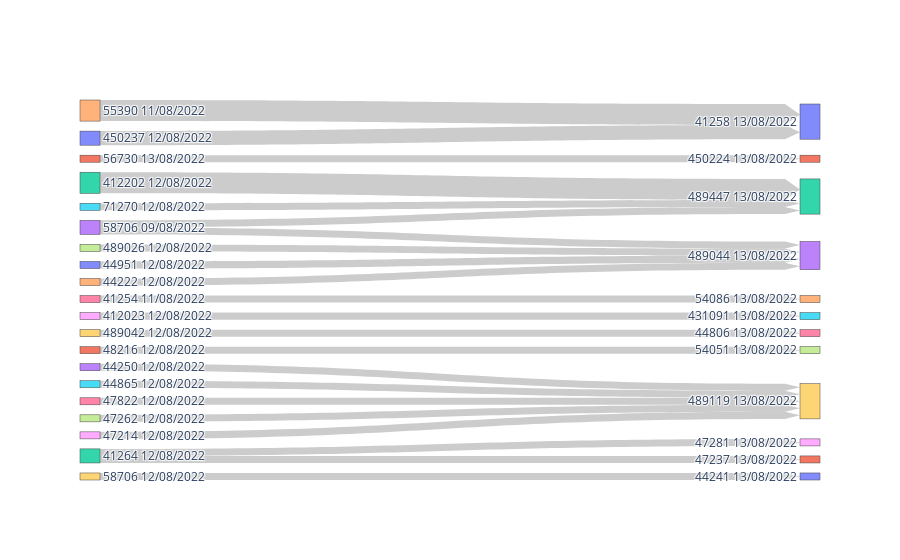

Notebook cell for this chart:
### Code cell
from display_sankey import *

input_directory_path = r"./"
# input_file_name = "instance_WPY_simple.xlsx"
input_file_name = "instance_WPY_realiste_jalon1.xlsx"
input_file_path = os.path.join(input_directory_path, input_file_name)

filter_on_departure_date = True
departure_date_filter = "13/08/2022"

input_df = pd.read_excel(
    input_file_path,
    sheet_name=CORRESPONDANCES_SHEET,
    converters={
        CorrespondanceColumnNames.WAGON_ID: str,
        CorrespondanceColumnNames.ARRIVAL_DATE: str,
        CorrespondanceColumnNames.ARRIVAL_TRAIN_NUMBER: str,
        CorrespondanceColumnNames.DEPARTURE_DATE: str,
        CorrespondanceColumnNames.DEPARTURE_TRAIN_NUMBER: str,
    },
)

if filter_on_departure_date:
    input_df = input_df[
        input_df[CorrespondanceColumnNames.DEPARTURE_DATE]
        == departure_date_filter
    ]

input_df[CorrespondanceColumnNames.ARRIVAL_TRAIN_ID] = (
    input_df[CorrespondanceColumnNames.ARRIVAL_TRAIN_NUMBER]
    + " "
    + input_df[CorrespondanceColumnNames.ARRIVAL_DATE]
)
arrival_train_ids = (
    input_df[CorrespondanceColumnNames.ARRIVAL_TRAIN_ID]
    .drop_duplicates()
    .values.tolist()
)
arrival_train_idx_per_id = {
    train_id: train_idx for train_idx, train_id in enumerate(arrival_train_ids)
}
arrival_trains_amount = len(arrival_train_idx_per_id)

input_df[CorrespondanceColumnNames.DEPARTURE_TRAIN_ID] = (
    input_df[CorrespondanceColumnNames.DEPARTURE_TRAIN_NUMBER]
    + " "
    + input_df[CorrespondanceColumnNames.DEPARTURE_DATE]
)
departure_train_ids = (
    input_df[CorrespondanceColumnNames.DEPARTURE_TRAIN_ID]
    .drop_duplicates()
    .values.tolist()
)
departure_train_idx_per_id = {
    train_id: train_idx
    for train_idx, train_id in enumerate(departure_train_ids)
}

link_sources = []
link_targets = []
link_values = []
idx_offset = arrival_trains_amount
link_idx = 0
link_idx_per_id = {}
for wagon_id, arrival_train_id, departure_train_id in zip(
    input_df[CorrespondanceColumnNames.WAGON_ID],
    input_df[CorrespondanceColumnNames.ARRIVAL_TRAIN_ID],
    input_df[CorrespondanceColumnNames.DEPARTURE_TRAIN_ID],
):
    link_id = get_link_id(arrival_train_id, departure_train_id)
    if link_id not in link_idx_per_id:
        link_sources.append(arrival_train_idx_per_id[arrival_train_id])
        link_targets.append(
            departure_train_idx_per_id[departure_train_id] + idx_offset
        )
        link_values.append(1)
        link_idx_per_id[link_id] = link_idx
        link_idx += 1
    else:
        link_values[link_idx_per_id[link_id]] += 1

fig = go.Figure(
    go.Sankey(
        arrangement="snap",
        node=dict(
            label=arrival_train_ids + departure_train_ids,
            pad=10,
            thickness=20,
        ),
        link=dict(
            arrowlen=15,
            source=link_sources,
            target=link_targets,
            value=link_values,
            hovertemplate="%{value} wagons<br />"
            'du sillon "%{source.label}"<br />'
            'au sillon "%{target.label}"<br /><extra></extra>',
        ),
    )
)
fig.show()

### Figure 1 — Plotly figure (JSON) as saved in the notebook; plotly's stock layout.template omitted (floating-point values rounded to 4 significant figures)
{"data": [{"arrangement": "snap", "link": {"arrowlen": 15, "hovertemplate": "%{value} wagons<br />du sillon \"%{source.label}\"<br />au sillon \"%{target.label}\"<br /><extra></extra>", "source": [0, 1, 2, 3, 4, 5, 3, 6, 7, 8, 9, 10, 11, 12, 13, 14, 15, 16, 17, 18, 19, 12], "target": [20, 21, 22, 22, 20, 22, 23, 24, 23, 25, 26, 23, 27, 28, 29, 23, 29, 29, 29, 29, 30, 31], "value": [2, 1, 3, 1, 3, 1, 1, 1, 1, 1, 1, 1, 1, 1, 1, 1, 1, 1, 1, 1, 1, 1]}, "node": {"label": ["450237 12/08/2022", "56730 13/08/2022", "412202 12/08/2022", "58706 09/08/2022", "55390 11/08/2022", "71270 12/08/2022", "41254 11/08/2022", "489026 12/08/2022", "412023 12/08/2022", "489042 12/08/2022", "44951 12/08/2022", "48216 12/08/2022", "41264 12/08/2022", "44250 12/08/2022", "44222 12/08/2022", "44865 12/08/2022", "47822 12/08/2022", "47262 12/08/2022", "47214 12/08/2022", "58706 12/08/2022", "41258 13/08/2022", "450224 13/08/2022", "489447 13/08/2022", "489044 13/08/2022", "54086 13/08/2022", "431091 13/08/2022", "44806 13/08/2022", "54051 13/08/2022", "47281 13/08/2022", "489119 13/08/2022", "44241 13/08/2022", "47237 13/08/2022"], "pad": 10, "thickness": 20}, "type": "sankey"}], "layout": {}}
